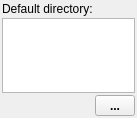
<?xml version="1.0" encoding="UTF-8"?>
<ui version="4.0">
 <class>FileStreamsOptionsWidgetClass</class>
 <widget class="QWidget" name="FileStreamsOptionsWidgetClass">
  <property name="geometry">
   <rect>
    <x>0</x>
    <y>0</y>
    <width>137</width>
    <height>118</height>
   </rect>
  </property>
  <property name="sizePolicy">
   <sizepolicy hsizetype="Expanding" vsizetype="Preferred">
    <horstretch>0</horstretch>
    <verstretch>0</verstretch>
   </sizepolicy>
  </property>
  <layout class="QGridLayout" name="gridLayout">
   <property name="leftMargin">
    <number>2</number>
   </property>
   <property name="topMargin">
    <number>2</number>
   </property>
   <property name="rightMargin">
    <number>2</number>
   </property>
   <property name="bottomMargin">
    <number>2</number>
   </property>
   <property name="spacing">
    <number>2</number>
   </property>
   <item row="0" column="0">
    <widget class="QLabel" name="lblDirectory">
     <property name="text">
      <string>Default directory:</string>
     </property>
     <property name="textFormat">
      <enum>Qt::PlainText</enum>
     </property>
    </widget>
   </item>
   <item row="1" column="0" colspan="2">
    <widget class="QTextEdit" name="lneDirectory">
     <property name="sizePolicy">
      <sizepolicy hsizetype="Expanding" vsizetype="Preferred">
       <horstretch>0</horstretch>
       <verstretch>0</verstretch>
      </sizepolicy>
     </property>
    </widget>
   </item>
   <item row="2" column="0">
    <spacer name="horizontalSpacer">
     <property name="orientation">
      <enum>Qt::Horizontal</enum>
     </property>
     <property name="sizeType">
      <enum>QSizePolicy::Preferred</enum>
     </property>
     <property name="sizeHint" stdset="0">
      <size>
       <width>103</width>
       <height>20</height>
      </size>
     </property>
    </spacer>
   </item>
   <item row="2" column="1">
    <widget class="QToolButton" name="tlbDirectory">
     <property name="sizePolicy">
      <sizepolicy hsizetype="Preferred" vsizetype="Fixed">
       <horstretch>0</horstretch>
       <verstretch>0</verstretch>
      </sizepolicy>
     </property>
     <property name="font">
      <font>
       <weight>75</weight>
       <bold>true</bold>
      </font>
     </property>
     <property name="text">
      <string notr="true">...</string>
     </property>
    </widget>
   </item>
  </layout>
 </widget>
 <layoutdefault spacing="6" margin="11"/>
 <resources/>
 <connections/>
</ui>
